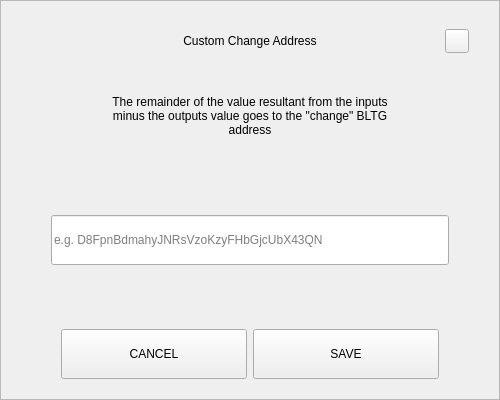
<?xml version="1.0" encoding="UTF-8"?>
<ui version="4.0">
 <class>SendChangeAddressDialog</class>
 <widget class="QDialog" name="SendChangeAddressDialog">
  <property name="geometry">
   <rect>
    <x>0</x>
    <y>0</y>
    <width>500</width>
    <height>400</height>
   </rect>
  </property>
  <property name="windowTitle">
   <string>Dialog</string>
  </property>
  <layout class="QVBoxLayout" name="verticalLayout">
   <property name="spacing">
    <number>0</number>
   </property>
   <property name="leftMargin">
    <number>0</number>
   </property>
   <property name="topMargin">
    <number>0</number>
   </property>
   <property name="rightMargin">
    <number>0</number>
   </property>
   <property name="bottomMargin">
    <number>0</number>
   </property>
   <item>
    <widget class="QFrame" name="frame">
     <property name="styleSheet">
      <string notr="true"/>
     </property>
     <property name="frameShape">
      <enum>QFrame::StyledPanel</enum>
     </property>
     <property name="frameShadow">
      <enum>QFrame::Raised</enum>
     </property>
     <layout class="QVBoxLayout" name="verticalLayout_2" stretch="0,0,0,0,0,0,0">
      <property name="spacing">
       <number>0</number>
      </property>
      <property name="leftMargin">
       <number>30</number>
      </property>
      <property name="topMargin">
       <number>20</number>
      </property>
      <property name="rightMargin">
       <number>30</number>
      </property>
      <property name="bottomMargin">
       <number>20</number>
      </property>
      <item>
       <layout class="QHBoxLayout" name="horizontalLayout_3">
        <property name="spacing">
         <number>0</number>
        </property>
        <item>
         <spacer name="horizontalSpacer_2">
          <property name="orientation">
           <enum>Qt::Horizontal</enum>
          </property>
          <property name="sizeHint" stdset="0">
           <size>
            <width>40</width>
            <height>20</height>
           </size>
          </property>
         </spacer>
        </item>
        <item>
         <widget class="QLabel" name="labelTitle">
          <property name="minimumSize">
           <size>
            <width>0</width>
            <height>40</height>
           </size>
          </property>
          <property name="maximumSize">
           <size>
            <width>16777215</width>
            <height>40</height>
           </size>
          </property>
          <property name="styleSheet">
           <string notr="true">padding-left:24px;</string>
          </property>
          <property name="text">
           <string>Custom Change Address</string>
          </property>
          <property name="alignment">
           <set>Qt::AlignCenter</set>
          </property>
          <property name="margin">
           <number>7</number>
          </property>
         </widget>
        </item>
        <item>
         <spacer name="horizontalSpacer">
          <property name="orientation">
           <enum>Qt::Horizontal</enum>
          </property>
          <property name="sizeHint" stdset="0">
           <size>
            <width>40</width>
            <height>20</height>
           </size>
          </property>
         </spacer>
        </item>
        <item>
         <widget class="QPushButton" name="btnEsc">
          <property name="minimumSize">
           <size>
            <width>24</width>
            <height>24</height>
           </size>
          </property>
          <property name="maximumSize">
           <size>
            <width>24</width>
            <height>24</height>
           </size>
          </property>
          <property name="focusPolicy">
           <enum>Qt::NoFocus</enum>
          </property>
          <property name="text">
           <string/>
          </property>
         </widget>
        </item>
       </layout>
      </item>
      <item>
       <spacer name="verticalSpacer_2">
        <property name="orientation">
         <enum>Qt::Vertical</enum>
        </property>
        <property name="sizeType">
         <enum>QSizePolicy::Fixed</enum>
        </property>
        <property name="sizeHint" stdset="0">
         <size>
          <width>20</width>
          <height>20</height>
         </size>
        </property>
       </spacer>
      </item>
      <item alignment="Qt::AlignHCenter">
       <widget class="QLabel" name="labelMessage">
        <property name="minimumSize">
         <size>
          <width>0</width>
          <height>70</height>
         </size>
        </property>
        <property name="text">
         <string>The remainder of the value resultant from the inputs minus the outputs value goes to the &quot;change&quot; BLTG address</string>
        </property>
        <property name="alignment">
         <set>Qt::AlignCenter</set>
        </property>
        <property name="wordWrap">
         <bool>true</bool>
        </property>
       </widget>
      </item>
      <item>
       <spacer name="verticalSpacer_3">
        <property name="orientation">
         <enum>Qt::Vertical</enum>
        </property>
        <property name="sizeHint" stdset="0">
         <size>
          <width>20</width>
          <height>40</height>
         </size>
        </property>
       </spacer>
      </item>
      <item>
       <layout class="QHBoxLayout" name="horizontalLayout_2">
        <property name="spacing">
         <number>0</number>
        </property>
        <property name="leftMargin">
         <number>20</number>
        </property>
        <property name="rightMargin">
         <number>20</number>
        </property>
        <item>
         <widget class="QLineEdit" name="lineEditAddress">
          <property name="minimumSize">
           <size>
            <width>0</width>
            <height>50</height>
           </size>
          </property>
          <property name="placeholderText">
           <string notr="true">e.g. D8FpnBdmahyJNRsVzoKzyFHbGjcUbX43QN</string>
          </property>
         </widget>
        </item>
       </layout>
      </item>
      <item>
       <spacer name="verticalSpacer">
        <property name="orientation">
         <enum>Qt::Vertical</enum>
        </property>
        <property name="sizeHint" stdset="0">
         <size>
          <width>20</width>
          <height>40</height>
         </size>
        </property>
       </spacer>
      </item>
      <item>
       <layout class="QHBoxLayout" name="horizontalLayout" stretch="2,2">
        <property name="spacing">
         <number>6</number>
        </property>
        <property name="leftMargin">
         <number>30</number>
        </property>
        <property name="rightMargin">
         <number>30</number>
        </property>
        <item>
         <widget class="QPushButton" name="btnCancel">
          <property name="minimumSize">
           <size>
            <width>180</width>
            <height>50</height>
           </size>
          </property>
          <property name="focusPolicy">
           <enum>Qt::NoFocus</enum>
          </property>
          <property name="text">
           <string>CANCEL</string>
          </property>
         </widget>
        </item>
        <item>
         <widget class="QPushButton" name="btnSave">
          <property name="minimumSize">
           <size>
            <width>180</width>
            <height>50</height>
           </size>
          </property>
          <property name="focusPolicy">
           <enum>Qt::NoFocus</enum>
          </property>
          <property name="text">
           <string>SAVE</string>
          </property>
         </widget>
        </item>
       </layout>
      </item>
     </layout>
    </widget>
   </item>
  </layout>
 </widget>
 <resources/>
 <connections/>
</ui>
